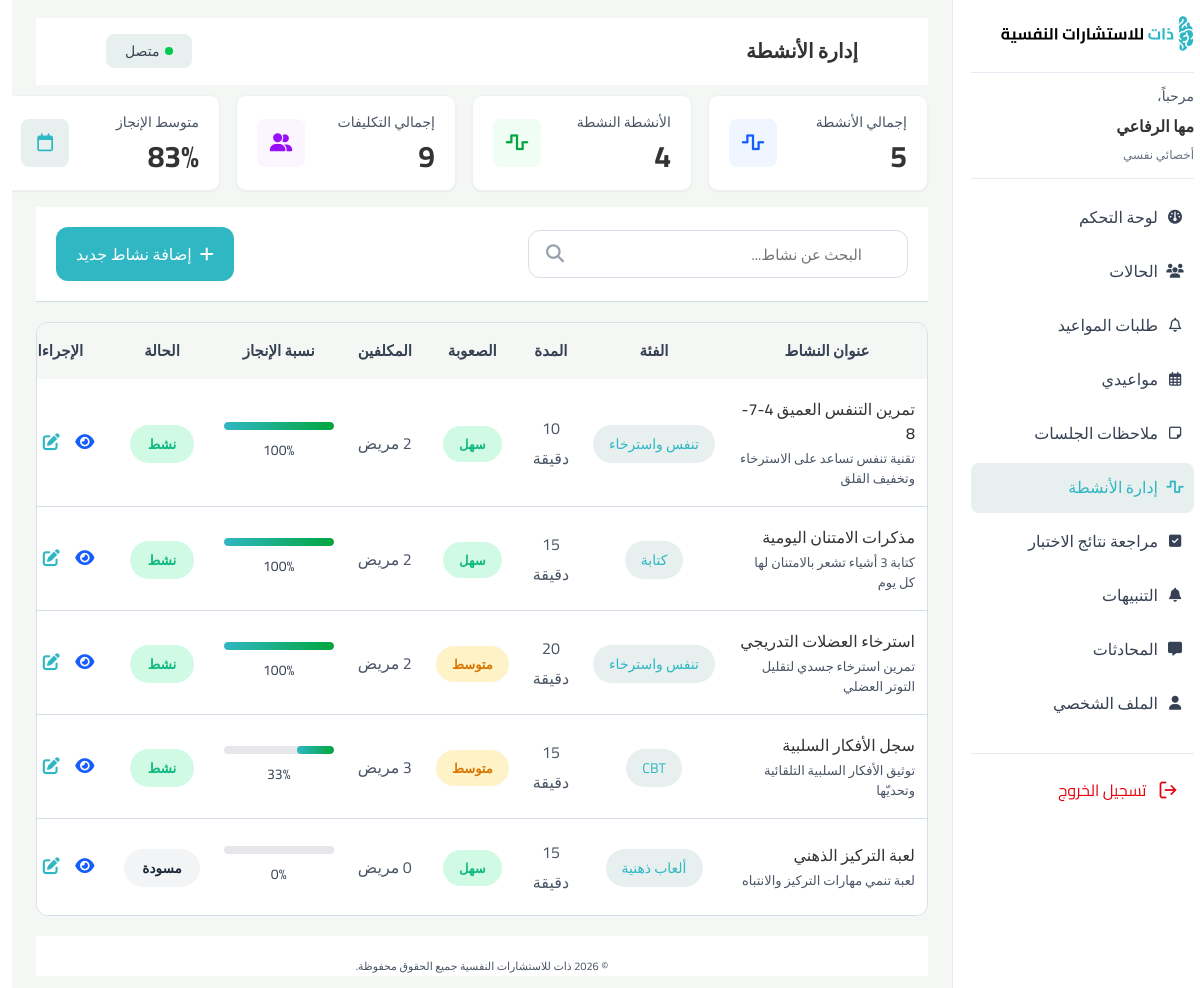
Page /Therapist/therapist/activities-management/index.php (signed in) on the committed database.
### tables this page shows
CREATE TABLE `activities` (
  `activity_id` int(11) NOT NULL,
  `title` varchar(200) NOT NULL,
  `description` text DEFAULT NULL,
  `category` varchar(80) DEFAULT NULL,
  `activity_type` varchar(20) NOT NULL DEFAULT 'TASK' CHECK (`activity_type` in ('TASK','GAME','EXERCISE')),
  `duration_min` smallint(5) UNSIGNED DEFAULT NULL,
  `difficulty` varchar(10) NOT NULL DEFAULT 'EASY' CHECK (`difficulty` in ('EASY','MEDIUM','HARD')),
  `status` varchar(10) NOT NULL DEFAULT 'ACTIVE' CHECK (`status` in ('ACTIVE','DRAFT')),
  `created_by` int(11) DEFAULT NULL,
  `created_at` datetime NOT NULL DEFAULT current_timestamp(),
  `views` int(10) UNSIGNED NOT NULL DEFAULT 0,
  `game_key` varchar(50) DEFAULT NULL,
  `link` varchar(500) DEFAULT NULL
);

### Therapist/therapist/activities-management/index.php (the view, shortened to what this page needs)
<?php
require_once __DIR__ . '/../../connection.php';
$user_id = $_SESSION['user_id'];
$therapist_id = $user_id;
$current_search = trim($_GET['search'] ?? '');
$sql = "
    SELECT a.activity_id, a.title, a.description, a.category, a.activity_type,
           a.duration_min, a.difficulty, a.status, a.created_at,
           COUNT(DISTINCT ca.id) AS assigned_count,
           COUNT(DISTINCT CASE WHEN sub.status = 'COMPLETED' THEN sub.submission_id END) AS completed_submissions,
           COUNT(DISTINCT sub.submission_id) AS total_submissions
    FROM activities a
    LEFT JOIN case_activities ca ON ca.activity_id = a.activity_id
    LEFT JOIN activity_submissions sub ON sub.case_activity_id = ca.id
    WHERE a.created_by = ?
";
$types = "i";
$params = [$therapist_id];
$sql .= " GROUP BY a.activity_id ORDER BY a.created_at DESC";
$stmt = $conn->prepare($sql);
$stmt->bind_param($types, ...$params);
$stmt->execute();
$activities = $stmt->get_result()->fetch_all(MYSQLI_ASSOC);
$total_count = count($activities);
$active_count = 0;
$total_assigned = 0;
$total_completion = 0;
$completion_items = 0;
foreach ($activities as $act) {
  if ($act['status'] === 'ACTIVE') $active_count++;
  $total_assigned += (int) $act['assigned_count'];
  if ((int) $act['total_submissions'] > 0) {
    $total_completion += round(((int) $act['completed_submissions'] / (int) $act['total_submissions']) * 100);
    $completion_items++;
  }
}
$avg_completion = $completion_items > 0 ? round($total_completion / $completion_items) : 0;
$difficulty_labels = ['EASY' => 'سهل', 'MEDIUM' => 'متوسط', 'HARD' => 'صعب'];
$difficulty_classes = ['EASY' => 'easy', 'MEDIUM' => 'medium', 'HARD' => 'hard'];
$status_labels = ['ACTIVE' => 'نشط', 'DRAFT' => 'مسودة'];
$status_classes = ['ACTIVE' => 'active', 'DRAFT' => 'completed'];
$type_labels = ['TASK' => 'مهمة', 'GAME' => 'لعبة', 'EXERCISE' => 'تمرين'];
?>
<!DOCTYPE html>
<html lang="ar" dir="rtl">
<head>
  <link rel="stylesheet" href="https://cdnjs.cloudflare.com/ajax/libs/font-awesome/6.5.1/css/all.min.css" />
  <link rel="stylesheet" href="../thirapist.css">
  <link rel="stylesheet" href="../total.css" />
  <link rel="stylesheet" href="style.css" />
</head>
<body>
  <div class="app">
    <?php include "../layouts/sidebar.php"; ?>
    <main class="main">
      <header class="main-header">
        <h1 class="page-title">إدارة الأنشطة</h1>
        <button class="status-btn">
          <span class="status-dot"></span>
          متصل
        </button>
      </header>
      <section class="stats-row">
        <div class="stat-card">
          <div class="stat-info">
            <div class="stat-label">إجمالي الأنشطة</div>
            <div class="stat-value"><?= $total_count ?></div>
          </div>
          <div class="stat-icon-blue">
            <i class="fa-solid fa-wave-square"></i>
          </div>
        </div>
        <div class="stat-card">
          <div class="stat-info">
            <div class="stat-label">الأنشطة النشطة</div>
            <div class="stat-value"><?= $active_count ?></div>
          </div>
          <div class="stat-icon-green">
            <i class="fa-solid fa-wave-square"></i>
          </div>
        </div>
        <div class="stat-card">
          <div class="stat-info">
            <div class="stat-label">إجمالي التكليفات</div>
            <div class="stat-value"><?= $total_assigned ?></div>
          </div>
          <div class="stat-icon-purple">
            <i class="fa-solid fa-user-group"></i>
          </div>
        </div>
        <div class="stat-card">
          <div class="stat-info">
            <div class="stat-label">متوسط الإنجاز</div>
            <div class="stat-value"><?= $avg_completion ?>%</div>
          </div>
          <div class="stat-icon-teal">
            <i class="fa-regular fa-calendar"></i>
          </div>
        </div>
      </section>
      <section class="add-activity-section">
        <div class="toolbar-container">
          <div class="search-container">
            <form id="searchForm" method="GET" class="search-box">
              <i class="fa-solid fa-magnifying-glass search-icon"></i>
              <input type="text" class="search-input" name="search" placeholder="البحث عن نشاط..." id="searchInput" value="<?= htmlspecialchars($current_search) ?>">
            </form>
          </div>
          <button class="add-btn" id="addActivityBtn">
            <i class="fa-solid fa-plus"></i>
            إضافة نشاط جديد
          </button>
        </div>
      </section>
      <section class="activities-section">
        <div class="table-container">
          <?php if (empty($activities)): ?>
            <p class="empty-state">
              <i class="fa-solid fa-wave-square"></i>
              لا توجد أنشطة حالياً
            </p>
          <?php else: ?>
            <table class="activities-table">
              <thead>
                <tr>
                  <th>عنوان النشاط</th>
                  <th>الفئة</th>
                  <th>المدة</th>
                  <th>الصعوبة</th>
                  <th>المكلفين</th>
                  <th>نسبة الإنجاز</th>
                  <th>الحالة</th>
                  <th>الإجراءات</th>
                </tr>
              </thead>
              <tbody>
                <?php foreach ($activities as $act):
                  $completion = (int) $act['total_submissions'] > 0
                    ? round(((int) $act['completed_submissions'] / (int) $act['total_submissions']) * 100)
                    : 0;
                ?>
                  <tr data-id="<?= $act['activity_id'] ?>">
                    <td class="activity-title">
                      <?= htmlspecialchars($act['title']) ?>
                      <?php if ($act['description']): ?>
                        <p class="activity-text"><?= htmlspecialchars(mb_substr($act['description'], 0, 80, 'UTF-8')) ?><?= mb_strlen($act['description']) > 80 ? '...' : '' ?></p>
                      <?php endif; ?>
                    </td>
                    <td><span class="type rating"><?= htmlspecialchars($act['category'] ?: $type_labels[$act['activity_type']] ?? $act['activity_type']) ?></span></td>
                    <td><?= (int) $act['duration_min'] ?> دقيقة</td>
                    <td><span class="type <?= $difficulty_classes[$act['difficulty']] ?? 'easy' ?>"><?= $difficulty_labels[$act['difficulty']] ?? $act['difficulty'] ?></span></td>
                    <td><?= (int) $act['assigned_count'] ?> مريض</td>
                    <td class="progress-cell">
                      <div class="progress-bar-bg">
                        <div class="progress-bar" style="width: <?= $completion ?>%"></div>
                      </div>
                      <span class="progress-text"><?= $completion ?>%</span>
                    </td>
                    <td><span class="status <?= $status_classes[$act['status']] ?? 'active' ?>"><?= $status_labels[$act['status']] ?? $act['status'] ?></span></td>
                    <td class="actions-cell">
                      <button class="action-icon btn-view"
                        data-id="<?= $act['activity_id'] ?>"
                        data-title="<?= htmlspecialchars($act['title']) ?>"
                        data-description="<?= htmlspecialchars($act['description'] ?? '') ?>"
                        data-category="<?= htmlspecialchars($act['category'] ?? '') ?>"
                        data-type="<?= htmlspecialchars($act['activity_type']) ?>"
                        data-type-label="<?= $type_labels[$act['activity_type']] ?? $act['activity_type'] ?>"
                        data-duration="<?= (int) $act['duration_min'] ?>"
                        data-difficulty="<?= $act['difficulty'] ?>"
                        data-difficulty-label="<?= $difficulty_labels[$act['difficulty']] ?? $act['difficulty'] ?>"
                        data-status="<?= $act['status'] ?>"
                        data-status-label="<?= $status_labels[$act['status']] ?? $act['status'] ?>"
                        data-assigned="<?= (int) $act['assigned_count'] ?>"
                        data-completion="<?= $completion ?>"
                        data-created="<?= date('Y-m-d', strtotime($act['created_at'])) ?>"
                        title="عرض">
                        <i class="fa-solid fa-eye" style="color: #155DFC;"></i>
                      </button>
                      <button class="action-icon btn-edit"
                        data-id="<?= $act['activity_id'] ?>"
                        data-title="<?= htmlspecialchars($act['title']) ?>"
                        data-description="<?= htmlspecialchars($act['description'] ?? '') ?>"
                        data-category="<?= htmlspecialchars($act['category'] ?? '') ?>"
                        data-type="<?= htmlspecialchars($act['activity_type']) ?>"
                        data-duration="<?= (int) $act['duration_min'] ?>"
                        data-difficulty="<?= $act['difficulty'] ?>"
                        data-status="<?= $act['status'] ?>"
                        title="تعديل">
                        <i class="fa-solid fa-pen-to-square" style="color:#30B7C4;"></i>
                      </button>
                    </td>
                  </tr>
                <?php endforeach; ?>
              </tbody>
            </table>
          <?php endif; ?>
        </div>
      </section>
      <?php include "../layouts/footer.php"; ?>
    </main>
  </div>
</body>
</html>

### Therapist/therapist/thirapist.css (style rules this page uses)
.app { display: flex; min-height: 100vh; }
.main { flex: 1; padding: 18px 24px 12px; display: flex; flex-direction: column; width: auto; height: auto; min-width: 0; background-color: #F5F7F5; }
.main-header { display: flex; align-items: center; justify-content: space-between; margin-bottom: 14px; padding: 20px 15px ; background-color:#FFFFFF ; }
.page-title { margin: 0; font-size: 20px; font-weight: 700; color: #333333; text-align: right; vertical-align: middle; line-height: 28px; }
.status-btn { display: inline-flex; align-items: center; gap: 6px; padding: 6px 18px; border-radius: 8px; border: 1px solid#E7EFEF; background:#E7EFEF; color:#364153; font-size: 14px; font-weight: 400; line-height: 20px; }
.status-dot { width: 8px; height: 8px; border-radius: 50%; background: #00C950; }

### Therapist/therapist/total.css (style rules this page uses)
*, *::before, *::after { box-sizing: border-box; margin: 0; padding: 0; }
body { margin: 0; font-family: 'Cairo', system-ui, -apple-system, BlinkMacSystemFont, 'Segoe UI', sans-serif; direction: rtl; background-color: #ffffff; color:#4A5565; }
.main-header { background-color: #ffffff; border-bottom: 1px solid #ffffff; height: 67px; width: 1512; padding: 0 70px; display: flex; align-items: center; justify-content: space-between; margin-bottom: 10px; }
.progress-bar { height: 100%; width: 0%; background: #36A397; transition: width 0.25s ease; }

### rows in the picture
activities: description "تقنية تنفس تساعد على الاسترخاء وتخفيف القلق", category "تنفس واسترخاء", duration_min "10", difficulty "سهل", assigned_count "2", completion "100", status "نشط"
activities: title "مذكرات الامتنان اليومية", description "كتابة 3 أشياء تشعر بالامتنان لها كل يوم", category "كتابة", duration_min "15", difficulty "سهل", assigned_count "2", completion "100", status "نشط"
activities: title "استرخاء العضلات التدريجي", description "تمرين استرخاء جسدي لتقليل التوتر العضلي", category "تنفس واسترخاء", duration_min "20", difficulty "متوسط", assigned_count "2", completion "100", status "نشط"
activities: title "سجل الأفكار السلبية", description "توثيق الأفكار السلبية التلقائية وتحديّها", category "CBT", duration_min "15", difficulty "متوسط", assigned_count "3", completion "33", status "نشط"
activities: title "لعبة التركيز الذهني", description "لعبة تنمي مهارات التركيز والانتباه", category "ألعاب ذهنية", duration_min "15", difficulty "سهل", assigned_count "0", status "مسودة"

### other values in the picture
$_SESSION['user_name'] "مها الرفاعي"
$total_count "5"
$active_count "4"
$total_assigned "9"
$avg_completion "83"
